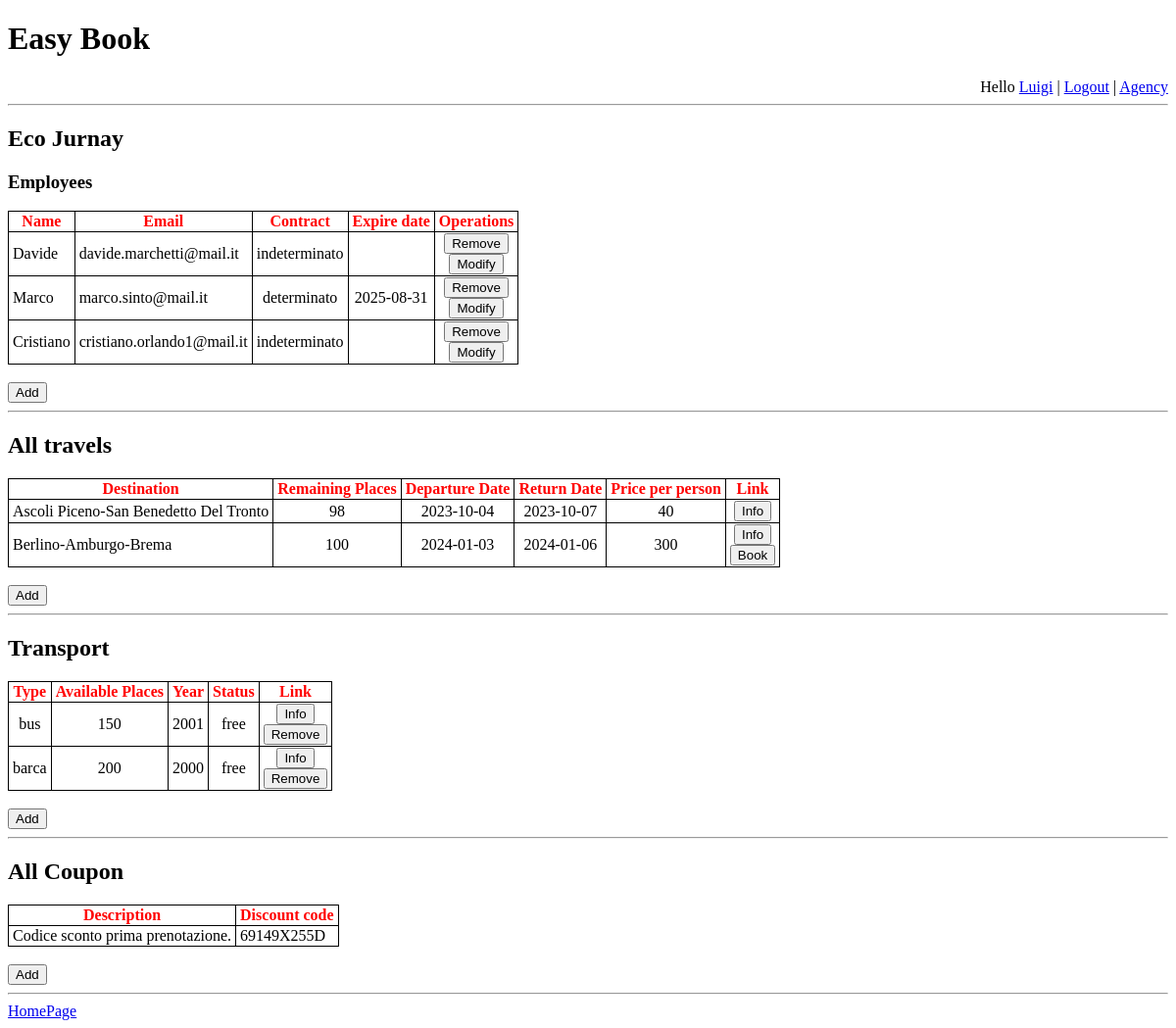
The app's page /agency/info_agency.php?agency=Eco Jurnay (signed in) with its own data.
### tables this page shows
CREATE TABLE `agenzia` (
  `id` int NOT NULL,
  `nome` varchar(100) NOT NULL,
  `proprietario` varchar(100) NOT NULL,
  `sedeFisica` varchar(100) DEFAULT NULL,
  `telefono` varchar(14) DEFAULT NULL,
  `id_utente` int NOT NULL
);

CREATE TABLE `agenzia_utente` (
  `id` int NOT NULL,
  `tipoContratto` varchar(50) NOT NULL,
  `scadenza` date DEFAULT NULL,
  `id_agenzia` int NOT NULL,
  `id_utente` int NOT NULL
);

CREATE TABLE `utente` (
  `id` int NOT NULL,
  `nome` varchar(40) NOT NULL,
  `cognome` varchar(40) NOT NULL,
  `telefono` varchar(14) DEFAULT NULL,
  `email` tinytext NOT NULL,
  `password` varchar(255) NOT NULL
);

CREATE TABLE `viaggio` (
  `id` int NOT NULL,
  `postiDisponibili` int NOT NULL,
  `dataPartenza` date NOT NULL,
  `dataArrivo` date NOT NULL,
  `prezzo` int NOT NULL,
  `id_agenzia` int NOT NULL,
  `id_itinerario` int NOT NULL
);

CREATE TABLE `mezzo` (
  `id` int NOT NULL,
  `tipo` varchar(50) NOT NULL,
  `annoImmatricolazione` year NOT NULL,
  `postiDisponibili` int NOT NULL,
  `id_agenzia` int NOT NULL
);

CREATE TABLE `coupon` (
  `id` int NOT NULL,
  `codiceSconto` varchar(10) NOT NULL,
  `descrizione` tinytext NOT NULL,
  `id_agenzia` int NOT NULL
);

### agency/info_agency.php (the view, shortened to what this page needs)
<!DOCTYPE html>
<html lang="en">
<head>
    <link rel="stylesheet" href="../style/style.css">
</head>
<body>
    <h1>Easy Book</h1>
    <?php
    $o_flag = $e_flag = $u_flag = $a_flag = false;
    include_once("../database/dbConnection.php");
    $conn = OpenCon();
    $agency_query = 'SELECT * FROM agenzia AS a WHERE a.nome = \'' . $_GET["agency"] . '\' ;';
    $res = $conn->query($agency_query)->fetch_array();
    $agency = $res["nome"];
    $ow_id = $res["id_utente"];
    $id_agency = $res["id"];
    echo ("<hr><h2>{$agency}</h2>");
    if (isset($_SESSION["id"])) {
        $us_query = 'SELECT * FROM utente AS u WHERE u.id = \'' . $_SESSION["id"] . '\';';
        $us = $conn->query($us_query)->fetch_array();
        $us_id = $us["id"];
        $em_query = 'SELECT * FROM agenzia_utente as a
                WHERE a.id_agenzia = \'' . $id_agency . '\'
                AND a.id_utente = \'' . $_SESSION["id"] . '\'
                AND (a.scadenza > CURDATE() OR a.scadenza IS NULL)';
        $em = $conn->query($em_query);
        $admin_query = 'SELECT u.id AS id FROM amministratore AS a, utente AS u WHERE u.id = a.id_utente AND a.dataRitiro IS NULL;';
        $admin_id = $conn->query($admin_query)->fetch_array()["id"];
        $a_flag = $admin_id == $_SESSION["id"];
        if ($ow_id == $us_id || $a_flag) {
            $o_flag = true;
    ?>
            <h3>Employees</h3>
            <table style="max-width: 70%">
                <tr>
                    <th>Name</th>
                    <th>Email</th>
                    <th>Contract</th>
                    <th>Expire date</th>
                    <th>Operations</th>
                </tr>
                <?php
                $query = 'SELECT a.id as emid, u.nome AS nome, u.email AS email, a.scadenza as scad,
                        a.tipoContratto AS contratto FROM utente AS u, agenzia_utente AS a
                                    WHERE a.id_agenzia = \'' . $id_agency . '\' AND u.id IN
                                        (SELECT id_utente FROM agenzia_utente WHERE agenzia_utente.id_agenzia = \'' . $id_agency . '\')
                                    AND u.id = a.id_utente';
                $res = $conn->query($query);
                foreach ($res as $r) {
                    echo ("<tr>");
                    echo ("<td>" . $r["nome"] . "</td>");
                    echo ("<td>" . $r["email"] . "</td>");
                    echo ("<td style = \"text-align: center\">" . $r["contratto"] . "</td>");
                    echo ("<td style = \"text-align: center\">" . $r["scad"] . "</td>");
                    echo ("<td style=\"text-align: center\">
                                    <form action=\"operation/remove_employee.php\" method=\"post\"><button type=\"submit\" name=\"email\"value=\"" . $r["email"] . "\">Remove</button></form>
                                    <form action=\"operation/manage_employee.php\" method=\"post\"><button type=\"submit\" name=\"emid\"value=\"" . $r["emid"] . "\">Modify</button></form>
                                    </td>");
                    echo ("</tr>");
                }
                ?>
            </table>
            <br>
            <form action="operation/add_employee.php" method="get">
                <button type="submit" name="agency" value="<?php echo ($agency) ?>">Add</button>
            </form>
            <hr>
    <?php
        } else if ($em->num_rows > 0) {
            $e_flag = true;
        }
    } else {
        $u_flag = true;
    }
    ?>
    <h2>All travels</h2>
    <table style="max-width: 70%">
        <tr>
            <th>Destination</th>
            <th>Remaining Places</th>
            <th>Departure Date</th>
            <th>Return Date</th>
            <th>Price per person</th>
            <th>Link</th>
        </tr>
        <?php
        $travel_query = 'SELECT * FROM viaggio AS v WHERE v.id_agenzia = \'' . $_SESSION["agency_id"] . '\'';
        $tv = $conn->query($travel_query);
        foreach ($tv as $x) {
            $dest_query = 'SELECT l.nome FROM localita as l, itinerario_localita as il
                        WHERE l.id = il.id_localita
                        AND il.id_itinerario = \'' . $x["id_itinerario"] . '\'';
            $dest = $conn->query($dest_query);
            $cities = "";
            foreach ($dest as $c) {
                $cities .= ($c["nome"] . '-');
            }
            $cities = substr_replace($cities, "", -1);
            $isBookable = $x["dataPartenza"] > date('Y-m-d') ? true : false;
            echo ("<tr>");
            echo ("<td>{$cities}</td>");
            echo ("<td style = \"text-align: center\">" . $x["postiDisponibili"] . "</td>");
            echo ("<td style = \"text-align: center\">" . $x["dataPartenza"] . "</td>");
            echo ("<td style = \"text-align: center\">" . $x["dataArrivo"] . "</td>");
            echo ("<td style=\"text-align: center\">" . $x["prezzo"] . "</td>");
            echo ("<td style=\"text-align: center\">");
        ?>
            <form action="info_travel.php" method="get">
                <button name="travel" value="<?php echo ($x["id"]); ?>">Info</button>
            </form>
        <?php
            if (isset($_SESSION["id"]) && $isBookable && $x["postiDisponibili"] > 1) {
                $sel_query = "SELECT * FROM viaggio_utente as vu
                            WHERE vu.id_utente = '{$_SESSION["id"]}'
                            AND vu.id_viaggio = '{$x["id"]}'";
                $sel = $conn->query($sel_query);
                if ($sel->num_rows <= 0) {
                    echo ("<form action=\"../user/operation/book_travel.php?travel={$x["id"]}\" method=\"get\">
                            <button name=\"travel\" value=\"{$x["id"]}\">Book</button>
                        </form>");
                }
            }
            echo ("</td>");
            echo ("</tr>");
        }
        ?>
    </table>
    <br>
    <?php
    if ($e_flag || $o_flag) {
    ?>
        <button onclick="location.href='operation/add_travel.php'">Add</button>
        <hr>
        <h2>Transport</h2>
        <table style="max-width: 70%">
            <tr>
                <th>Type</th>
                <th>Available Places</th>
                <th>Year</th>
                <th>Status</th>
                <th style="text-align: center">Link</th>
            </tr>
            <?php
            $vehi_query = 'SELECT * FROM mezzo as m WHERE m.id_agenzia = \'' . $_SESSION["agency_id"] . '\'';
            $tv = $conn->query($vehi_query);
            $free_query = 'SELECT vm.id_mezzo FROM viaggio_mezzo as vm, viaggio as v
                    WHERE v.id = vm.id_viaggio
                    AND (CURDATE() BETWEEN v.dataPartenza AND v.dataArrivo)';
            $free = $conn->query($free_query)->fetch_all();
            foreach ($tv as $x) {
                $disable_query = "SELECT mm.id FROM mezzo_manutenzione as mm, manutenzione as m
                        WHERE mm.id_manutenzione = m.id
                        AND mm.id_mezzo = '{$x["id"]}'
                        AND ((CURDATE() >= m.dataInizio AND CURDATE() < m.dataFine)
                            OR (m.dataFine IS NULL AND CURDATE() > m.dataInizio))";
                $disable = $conn->query($disable_query);
                $isOccupied = in_array(array($x["id"]), $free);
                if ($disable->num_rows > 0) {
                    $str = "maintenance";
                } else {
                    $str = $isOccupied ? "occupied" : "free";
                }
                $dis = $isOccupied ? "disabled" : "";
                echo ("<tr>");
                echo ("<td style = \"text-align: center\">" . $x["tipo"] . "</td>");
                echo ("<td style = \"text-align: center\">" . $x["postiDisponibili"] . "</td>");
                echo ("<td style = \"text-align: center\">" . $x["annoImmatricolazione"] . "</td>");
                echo ("<td style=\"text-align: center\">" . $str . "</td>");
                echo ("<td style=\"text-align: center\">
                    <form action=\"info_vehicle.php\" method=\"get\">
                        <button name=\"vehicle\" value=\"{$x["id"]}\">Info</button>
                    </form>
                    <form action=\"operation/remove_transport.php\" method=\"get\">
                        <button name=\"vehicle\" value=\"{$x["id"]}\" {$dis}>Remove</button>
                    </form>
                </td>");
            }
            ?>
        </table>
        <br>
        <button onclick="location.href='operation/add_transport.php'">Add</button>
        <hr>
        <h2>All Coupon</h2>
        <table style="max-width: 70%;">
            <tr>
                <th>Description</th>
                <th>Discount code</th>
            </tr>
            <?php
            $coupon_query = "SELECT * FROM coupon as c WHERE c.id_agenzia = '{$_SESSION["agency_id"]}'";
            $cpn = $conn->query($coupon_query);
            foreach ($cpn as $x) {
                echo ("<tr>");
                echo ("<td>{$x["descrizione"]}</td>");
                echo ("<td>{$x["codiceSconto"]}</td>");
                echo ("</tr>");
            }
            ?>
        </table>
        <br>
        <button onclick="location.href='operation/add_coupon.php'">Add</button>
    <?php } ?>
    <footer>
        <hr>
        <a href="../index.php">HomePage</a>
    </footer>
</body>
</html>

### agency/info_agency.php (style rules this page uses)
table, th { border: 1px solid black; border-collapse: collapse; padding-left: 4px; padding-right: 4px; color: red; width: auto; }
td { border: 1px solid black; border-collapse: collapse; padding-left: 4px; padding-right: 4px; color: black; width: auto; }

### records on screen
agenzia: nome "Eco Jurnay"
agenzia_utente: id_utente.nome "Davide", id_utente.email "davide.marchetti@mail.it", tipoContratto "indeterminato", $r["emid"] 8 (drawn)
agenzia_utente: id_utente.nome "Marco", id_utente.email "marco.sinto@mail.it", tipoContratto "determinato", scadenza "2025-08-31", $r["emid"] 14 (drawn)
agenzia_utente: id_utente.nome "Cristiano", id_utente.email "cristiano.orlando1@mail.it", tipoContratto "indeterminato", $r["emid"] 18 (drawn)
viaggio: cities "Ascoli Piceno-San Benedetto Del Tronto", postiDisponibili "98", dataPartenza "2023-10-04", dataArrivo "2023-10-07", prezzo "40", $x["id"] 10 (drawn)
viaggio: cities "Berlino-Amburgo-Brema", postiDisponibili "100", dataPartenza "2024-01-03", dataArrivo "2024-01-06", prezzo "300", $x["id"] 11 (drawn)
mezzo: tipo "bus", postiDisponibili "150", annoImmatricolazione "2001", id "free"
mezzo: tipo "barca", postiDisponibili "200", annoImmatricolazione "2000", id "free"
coupon: descrizione "Codice sconto prima prenotazione.", codiceSconto "69149X255D"

### other values on screen
$_SESSION["name"] "Luigi"
